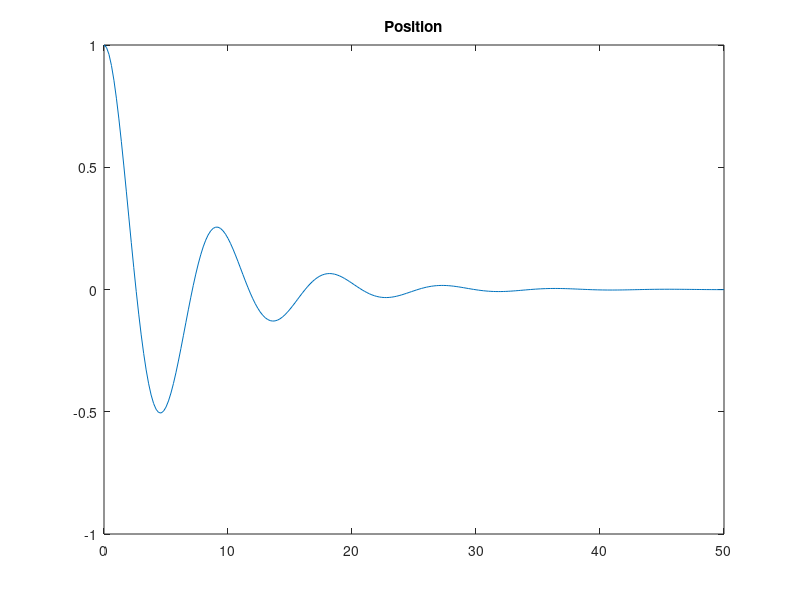
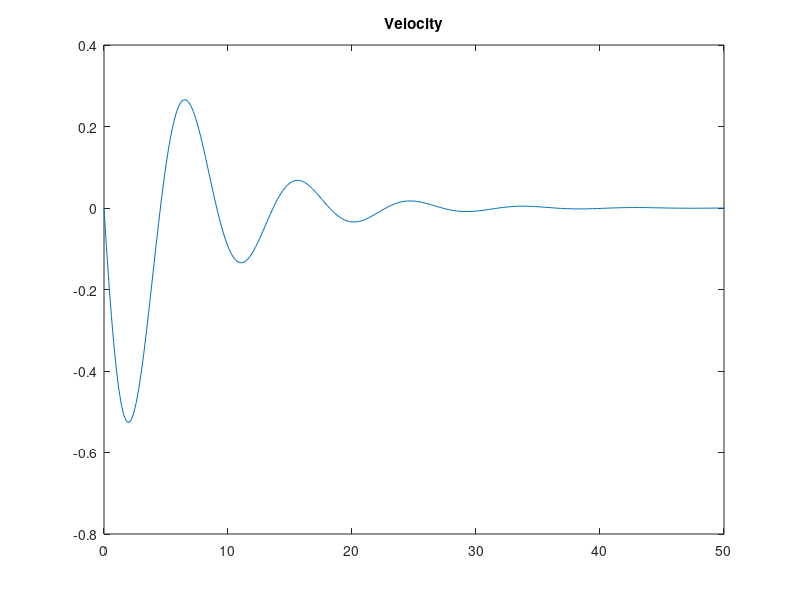
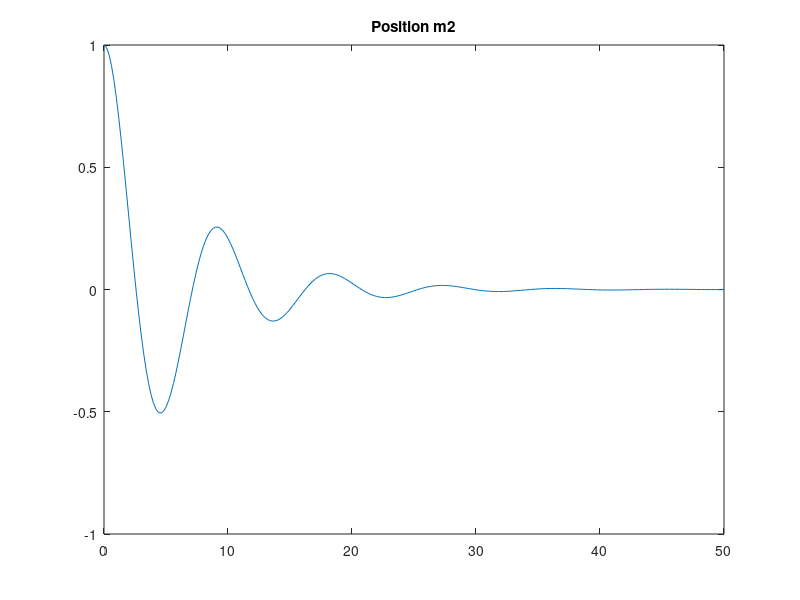
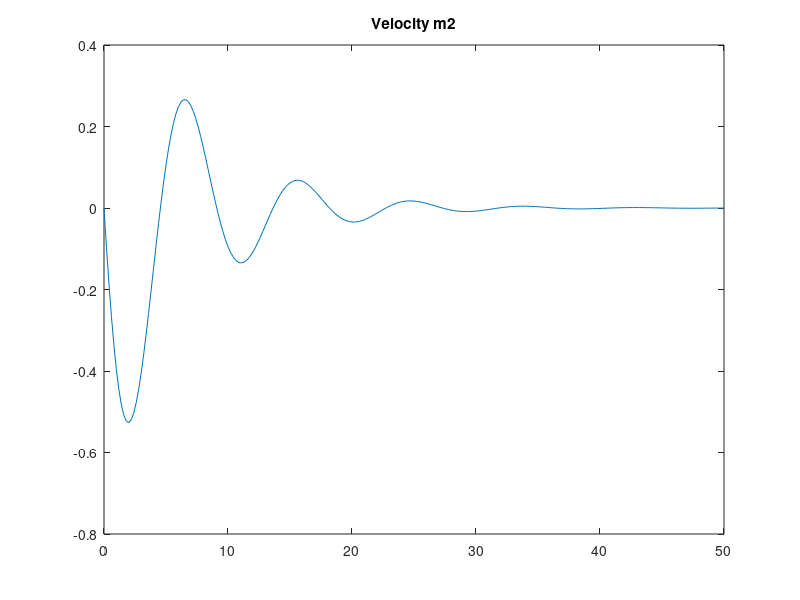

The MATLAB script that drew these images, in order:
clc; clear; close all
%% System Parametrs
m = 10; % mass > 0
k = 5; % spring constant > 0
b = 3; % damping coefficient ≥ 1
A = [0      1; 
    -k/m -b/m];

%% Initialization
dt = 0.2;
t = 0:dt:50;

x_init = [1; 0];

%% Solving the ODE using ode45 function
MCK_Dynamics = @(t,x)A*x;
[~ , states] = ode45(MCK_Dynamics, t, x_init);

plot(t, states(:,1))
title("Position")

figure
plot(t, states(:,2))
title("Velocity")

%% Solcing the ODE using Homegenous solution
for i = 1:length(t)
    states_m2(i,:) = expm(A*t(i))*x_init;
end

figure
plot(t, states_m2(:,1))
title("Position m2")

figure
plot(t, states_m2(:,2))
title("Velocity m2")






